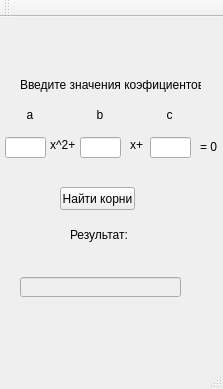
<?xml version="1.0" encoding="UTF-8"?>
<ui version="4.0">
 <class>MainWindow</class>
 <widget class="QMainWindow" name="MainWindow">
  <property name="geometry">
   <rect>
    <x>0</x>
    <y>0</y>
    <width>223</width>
    <height>389</height>
   </rect>
  </property>
  <property name="windowTitle">
   <string>MainWindow</string>
  </property>
  <widget class="QWidget" name="centralWidget">
   <widget class="QPushButton" name="button">
    <property name="geometry">
     <rect>
      <x>60</x>
      <y>170</y>
      <width>75</width>
      <height>23</height>
     </rect>
    </property>
    <property name="text">
     <string>Найти корни</string>
    </property>
   </widget>
   <widget class="QLabel" name="label">
    <property name="geometry">
     <rect>
      <x>20</x>
      <y>60</y>
      <width>181</width>
      <height>16</height>
     </rect>
    </property>
    <property name="text">
     <string>Введите значения коэфициентов:</string>
    </property>
   </widget>
   <widget class="QLabel" name="label_2">
    <property name="geometry">
     <rect>
      <x>20</x>
      <y>90</y>
      <width>21</width>
      <height>16</height>
     </rect>
    </property>
    <property name="text">
     <string>  а</string>
    </property>
   </widget>
   <widget class="QLabel" name="label_3">
    <property name="geometry">
     <rect>
      <x>160</x>
      <y>90</y>
      <width>21</width>
      <height>16</height>
     </rect>
    </property>
    <property name="text">
     <string>  c</string>
    </property>
   </widget>
   <widget class="QLabel" name="label_4">
    <property name="geometry">
     <rect>
      <x>90</x>
      <y>90</y>
      <width>21</width>
      <height>16</height>
     </rect>
    </property>
    <property name="text">
     <string>  b</string>
    </property>
   </widget>
   <widget class="QLineEdit" name="kef_a">
    <property name="geometry">
     <rect>
      <x>5</x>
      <y>120</y>
      <width>41</width>
      <height>21</height>
     </rect>
    </property>
   </widget>
   <widget class="QLineEdit" name="kef_b">
    <property name="geometry">
     <rect>
      <x>80</x>
      <y>120</y>
      <width>41</width>
      <height>21</height>
     </rect>
    </property>
   </widget>
   <widget class="QLineEdit" name="kef_c">
    <property name="geometry">
     <rect>
      <x>150</x>
      <y>120</y>
      <width>41</width>
      <height>21</height>
     </rect>
    </property>
   </widget>
   <widget class="QLabel" name="label_5">
    <property name="geometry">
     <rect>
      <x>70</x>
      <y>210</y>
      <width>71</width>
      <height>16</height>
     </rect>
    </property>
    <property name="text">
     <string>Результат:</string>
    </property>
   </widget>
   <widget class="QLineEdit" name="roots">
    <property name="enabled">
     <bool>false</bool>
    </property>
    <property name="geometry">
     <rect>
      <x>20</x>
      <y>260</y>
      <width>161</width>
      <height>20</height>
     </rect>
    </property>
   </widget>
   <widget class="QLabel" name="label_6">
    <property name="geometry">
     <rect>
      <x>50</x>
      <y>120</y>
      <width>31</width>
      <height>16</height>
     </rect>
    </property>
    <property name="text">
     <string>x^2+</string>
    </property>
   </widget>
   <widget class="QLabel" name="label_7">
    <property name="geometry">
     <rect>
      <x>130</x>
      <y>120</y>
      <width>16</width>
      <height>16</height>
     </rect>
    </property>
    <property name="text">
     <string>x+</string>
    </property>
   </widget>
   <widget class="QLabel" name="label_8">
    <property name="geometry">
     <rect>
      <x>200</x>
      <y>120</y>
      <width>21</width>
      <height>20</height>
     </rect>
    </property>
    <property name="text">
     <string>= 0</string>
    </property>
   </widget>
  </widget>
  <widget class="QMenuBar" name="menuBar">
   <property name="geometry">
    <rect>
     <x>0</x>
     <y>0</y>
     <width>223</width>
     <height>21</height>
    </rect>
   </property>
  </widget>
  <widget class="QToolBar" name="mainToolBar">
   <attribute name="toolBarArea">
    <enum>TopToolBarArea</enum>
   </attribute>
   <attribute name="toolBarBreak">
    <bool>false</bool>
   </attribute>
  </widget>
  <widget class="QStatusBar" name="statusBar"/>
 </widget>
 <layoutdefault spacing="6" margin="11"/>
 <resources/>
 <connections/>
</ui>
